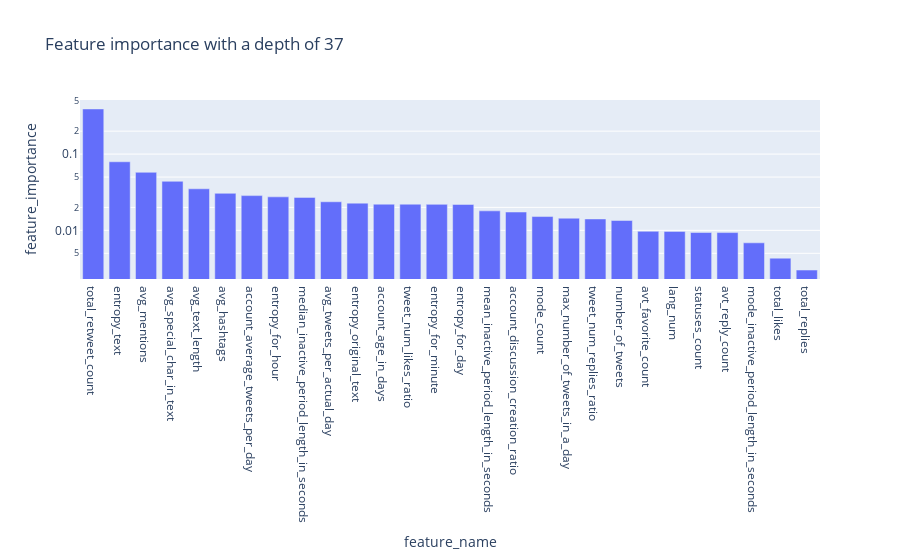

Here is the notebook cell this chart was saved with:
### Code cell
fold_classify_and_plot1(df, label, cv=10, max_tree_depth=max_depth, criterion="gini")

### Figure 1 — Plotly figure (JSON) as saved in the notebook; plotly's stock layout.template omitted (floating-point values rounded to 4 significant figures)
{"data": [{"alignmentgroup": "True", "hovertemplate": "feature_name=%{x}<br>feature_importance=%{y}<extra></extra>", "legendgroup": "", "marker": {"color": "#636efa", "pattern": {"shape": ""}}, "name": "", "offsetgroup": "", "orientation": "v", "showlegend": false, "textposition": "auto", "type": "bar", "x": ["total_retweet_count", "entropy_text", "avg_mentions", "avg_special_char_in_text", "avg_text_length", "avg_hashtags", "account_average_tweets_per_day", "entropy_for_hour", "median_inactive_period_length_in_seconds", "avg_tweets_per_actual_day", "entropy_original_text", "account_age_in_days", "tweet_num_likes_ratio", "entropy_for_minute", "entropy_for_day", "mean_inactive_period_length_in_seconds", "account_discussion_creation_ratio", "mode_count", "max_number_of_tweets_in_a_day", "tweet_num_replies_ratio", "number_of_tweets", "avt_favorite_count", "lang_num", "statuses_count", "avt_reply_count", "mode_inactive_period_length_in_seconds", "total_likes", "total_replies"], "xaxis": "x", "y": [0.391, 0.07932, 0.05772, 0.04397, 0.03507, 0.0306, 0.02855, 0.02749, 0.02706, 0.02371, 0.02275, 0.02203, 0.02203, 0.02191, 0.02186, 0.01801, 0.01739, 0.01517, 0.01444, 0.01411, 0.01347, 0.00972, 0.00969, 0.009362, 0.009347, 0.006862, 0.004319, 0.003015], "yaxis": "y"}], "layout": {"barmode": "relative", "legend": {"tracegroupgap": 0}, "title": {"text": "Feature importance with a depth of 37"}, "xaxis": {"anchor": "y", "domain": [0, 1], "title": {"text": "feature_name"}}, "yaxis": {"anchor": "x", "domain": [0, 1], "title": {"text": "feature_importance"}, "type": "log"}}}
